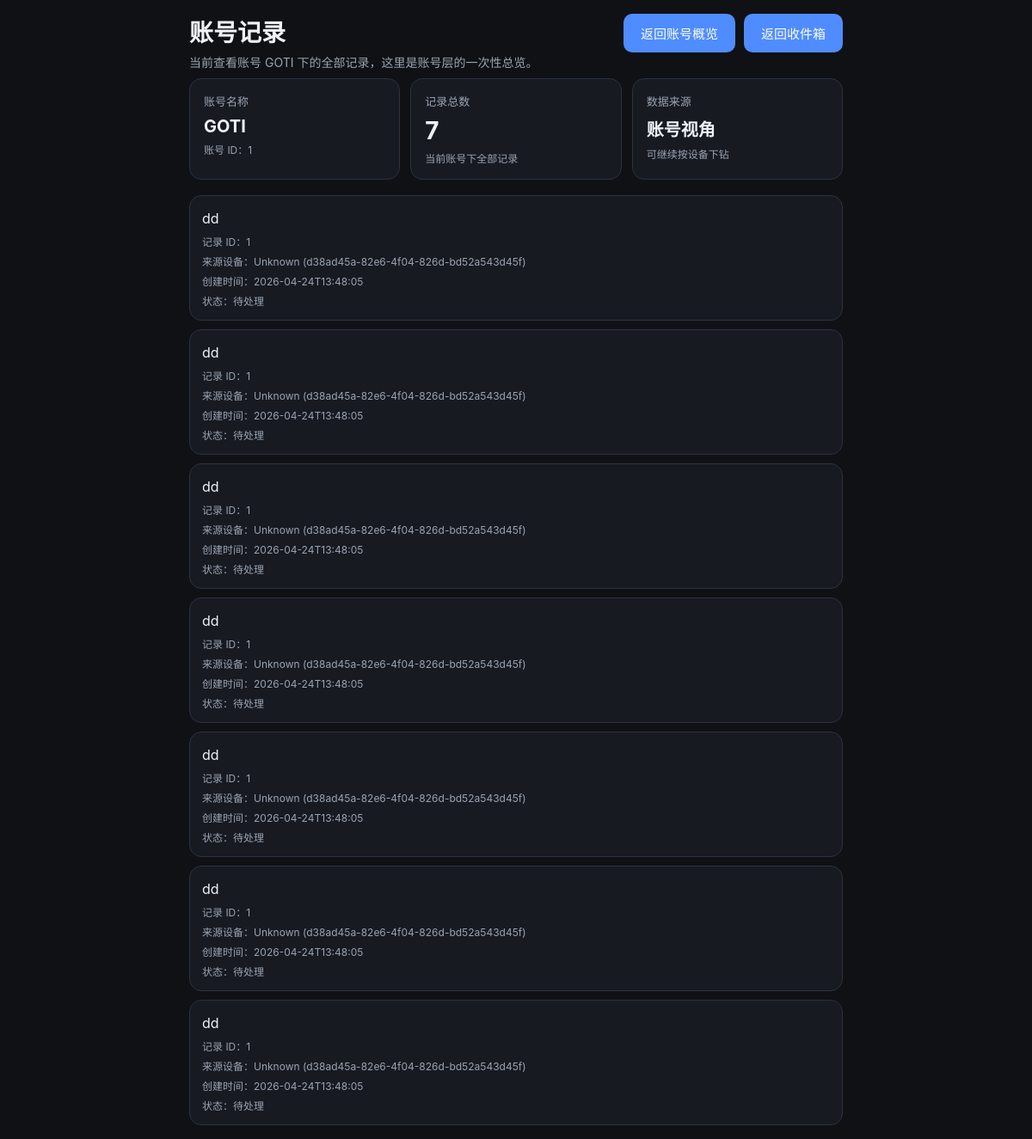
/account/items, run on the app's committed database.
### tables this page shows
CREATE TABLE users (
            id INTEGER PRIMARY KEY AUTOINCREMENT,
            name TEXT NOT NULL DEFAULT 'default',
            created_at TEXT NOT NULL DEFAULT (datetime('now'))
        , approval_status TEXT NOT NULL DEFAULT 'approved', join_code TEXT, approved_at TEXT, api_token TEXT);

CREATE TABLE inbox_items (
            id INTEGER PRIMARY KEY AUTOINCREMENT,
            content TEXT NOT NULL,
            status TEXT NOT NULL DEFAULT 'inbox',
            created_at TEXT NOT NULL,
            updated_at TEXT NOT NULL
        , user_id INTEGER NOT NULL DEFAULT 1, source_device_id TEXT);

### app/main.py (the view)
@app.route("/account/items")
def account_items_page():
    guard = admin_guard()
    if guard:
        return guard
    raw_user_id = request.args.get("user_id")
    if raw_user_id:
        user_id = int(raw_user_id)
    else:
        approved_users = get_users("approved")
        if not approved_users:
            return redirect(url_for("admin_accounts_page"))
        user_id = approved_users[0]["id"]
    q = request.args.get("q", "").strip()
    user, items = get_account_items(user_id, q if q else None)
    return render_template("account_items.html", user=user, items=items, q=q)

### app/main.py (called while the page is built)
def get_conn():
    conn = sqlite3.connect(str(DB_PATH))
    conn.row_factory = sqlite3.Row
    return conn

def admin_cookie_value():
    if not ADMIN_PASSWORD:
        return None
    return hashlib.sha256(ADMIN_PASSWORD.encode()).hexdigest()

def is_admin_authenticated():
    expected = admin_cookie_value()
    if not expected:
        return True
    actual = request.cookies.get(ADMIN_COOKIE, "")
    return hmac.compare_digest(actual, expected)

def admin_guard():
    if is_admin_authenticated():
        return None
    next_path = request.path
    if request.query_string:
        next_path += "?" + request.query_string.decode()
    return redirect(url_for("admin_login_page", next=next_path))

def get_users(approval_status=None):
    conn = get_conn()
    query = """
        SELECT u.id, u.name, u.approval_status, u.join_code, u.created_at, u.approved_at,
               COUNT(DISTINCT d.id) AS device_count,
               COUNT(i.id) AS item_count
        FROM users u
        LEFT JOIN devices d ON d.user_id = u.id
        LEFT JOIN inbox_items i ON i.user_id = u.id
        WHERE 1 = 1
    """
    params = []
    if approval_status is not None:
        query += " AND u.approval_status = ?"
        params.append(approval_status)
    query += " GROUP BY u.id, u.name, u.approval_status, u.join_code, u.created_at, u.approved_at ORDER BY u.created_at DESC, u.id DESC"
    rows = conn.execute(query, params).fetchall()
    conn.close()
    return [dict(r) for r in rows]

### app/templates/account_items.html (shortened to what this page needs)
<!doctype html>
<html lang="zh-CN">
<head>
  <link rel="stylesheet" href="/static/style.css" />
</head>
<body>
  <main class="container">
    <header class="header">
      <div class="title-row">
        <div>
          <h1>账号记录</h1>
          <p class="subtitle">当前查看账号 {{ user.name }} 下的全部记录，这里是账号层的一次性总览。</p>
        </div>
        <div class="toolbar-actions">
          <a class="nav-link" href="/account?user_id={{ user.id }}">返回账号概览</a>
          <a class="nav-link" href="/">返回收件箱</a>
        </div>
      </div>
    </header>
    <section class="summary-grid">
      <article class="summary-card">
        <div class="summary-label">账号名称</div>
        <div class="summary-value small">{{ user.name }}</div>
        <div class="item-meta">账号 ID：{{ user.id }}</div>
      </article>
      <article class="summary-card">
        <div class="summary-label">记录总数</div>
        <div class="summary-value">{{ items|length }}</div>
        <div class="item-meta">当前账号下全部记录</div>
      </article>
      <article class="summary-card">
        <div class="summary-label">数据来源</div>
        <div class="summary-value small">账号视角</div>
        <div class="item-meta">可继续按设备下钻</div>
      </article>
    </section>
    <section class="list">
      {% if items %}
        {% for item in items %}
          <article class="item {% if item.status == 'done' %}done{% endif %}">
            <div class="item-main grow">
              <div class="item-content">{{ item.content }}</div>
              <div class="item-meta">记录 ID：{{ item.id }}</div>
              <div class="item-meta">来源设备：{{ item.source_device_name or 'Unknown' }} ({{ item.source_device_id or '-' }})</div>
              <div class="item-meta">创建时间：{{ item.created_at or '-' }}</div>
              <div class="item-meta">状态：{{ '已完成' if item.status == 'done' else '待处理' }}</div>
            </div>
          </article>
        {% endfor %}
      {% else %}
        <div class="empty">这个账号下还没有记录。</div>
      {% endif %}
    </section>
  </main>
</body>
</html>

### app/static/style.css (style rules this page uses)
:root { color-scheme: light dark; --bg: #0f1115; --panel: #171a21; --panel-2: #202531; --text: #eef2f7; --muted: #9aa4b2; --accent: #4f8cff; --danger: #e25b5b; --border: #2b3240; --success: #5bd88e; --warning: #f0c35b; }
body { margin: 0; font-family: -apple-system, BlinkMacSystemFont, "Segoe UI", sans-serif; background: var(--bg); color: var(--text); -webkit-tap-highlight-color: transparent; }
.container { max-width: 760px; margin: 0 auto; padding: 16px; }
.title-row { display: flex; align-items: flex-start; justify-content: space-between; gap: 16px; flex-wrap: wrap; }
.toolbar-actions { display: flex; gap: 10px; flex-wrap: wrap; }
.header h1 { margin: 0 0 6px 0; font-size: 28px; }
.header p { color: var(--muted); margin: 0 0 8px 0; font-size: 14px; line-height: 1.5; }
.capture-box, .item, .empty, .toolbar, .summary-card { background: var(--panel); border: 1px solid var(--border); border-radius: 14px; }
button, .secondary-button, .nav-link { border: 0; border-radius: 10px; background: var(--accent); color: white; padding: 12px 20px; cursor: pointer; font-size: 15px; font-weight: 500; transition: transform 0.05s ease, opacity 0.1s ease; text-decoration: none; display: inline-flex; align-items: center; justify-content: center; box-sizing: border-box; }
.list { display: grid; gap: 10px; }
.summary-grid { display: grid; grid-template-columns: repeat(3, minmax(0, 1fr)); gap: 12px; margin-bottom: 18px; }
.summary-card { padding: 16px; }
.summary-label { color: var(--muted); font-size: 13px; margin-bottom: 8px; }
.summary-value { font-size: 28px; font-weight: 700; }
.summary-value.small { font-size: 20px; }
.item { display: flex; justify-content: space-between; gap: 12px; padding: 14px; }
.item-main.grow { flex: 1; }
.item-content { font-size: 16px; line-height: 1.5; word-break: break-word; }
.item-meta { margin-top: 6px; color: var(--muted); font-size: 12px; word-break: break-all; }

### data on the page
users: name "GOTI", id "1"
inbox_items: content "dd", id "1", source_device_name "Unknown", source_device "d38ad45a-82e6-4f04-826d-bd52a543d45f", created_at "2026-04-24T13:48:05", status "待处理"

### other printed values
{{ items|length }} "7"
